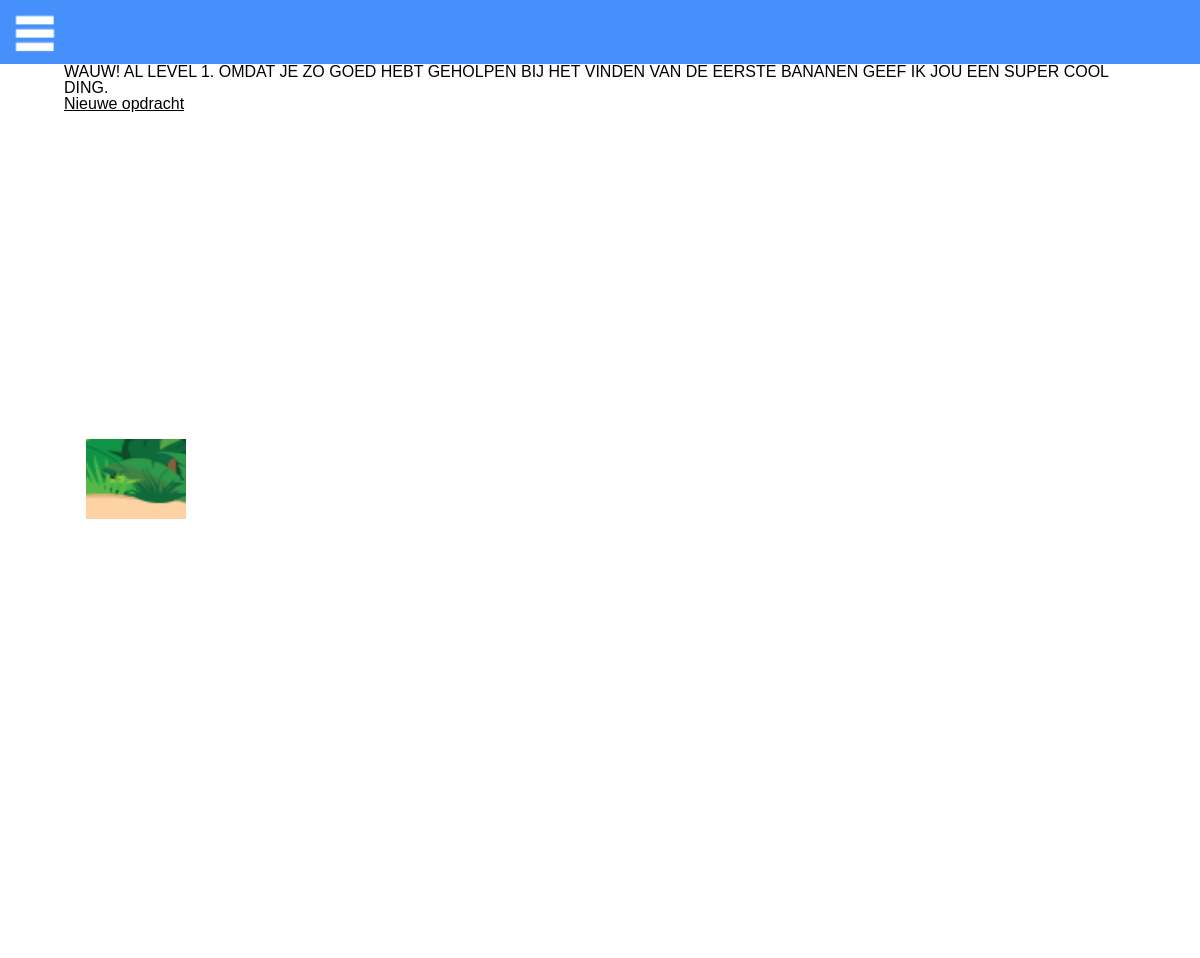
The app's page /pagina.php?paginaNr=5 with its own data.
### tables this page shows
CREATE TABLE IF NOT EXISTS `tblpaginas` (
  `PaginaID` int(10) NOT NULL AUTO_INCREMENT,
  `VerhaalID` int(10) NOT NULL,
  `PaginaNummer` int(10) NOT NULL,
  `Prijs` tinyint(1) NOT NULL,
  `Wachtwoord` tinyint(1) NOT NULL,
  `Score` tinyint(1) NOT NULL,
  `Omschrijving` text NOT NULL,
  PRIMARY KEY (`PaginaID`),
  KEY `VerhaalID` (`VerhaalID`)
);

CREATE TABLE IF NOT EXISTS `tblafbeeldingen` (
  `AfbeeldingID` int(11) NOT NULL AUTO_INCREMENT,
  `VerhaalID` int(11) NOT NULL,
  `ScoreVolImg` text NOT NULL,
  `ScoreLeegImg` text NOT NULL,
  `PrijsImg` text NOT NULL,
  `startImg` text NOT NULL,
  PRIMARY KEY (`AfbeeldingID`),
  KEY `VerhaalID` (`VerhaalID`)
);

### classes/Pagina.class.php (called while the page is built, shortened)
<?php
include_once("classes/db.class.php");
class Pagina
{
    public function getpagina($paginaNr, $verhaalid){
    $db = new database();
    $sql = "select * from tblpaginas p, tblafbeeldingen a
where paginanummer = ".$paginaNr."
and p.verhaalid =".$verhaalid."
and p.verhaalid = a.verhaalid";
        return $db->conn->query($sql);
    }
}

### classes/db.class.php (called while the page is built, shortened)
<?php
	class Database
	{
		private $m_sHost = "localhost";
		private $m_sUser = "root";
		private $m_sPassword = "";
		private $m_sDatabase = "eindwerk";
		public function __construct()
		{
			$this->conn = new mysqli($this->m_sHost, $this->m_sUser, $this->m_sPassword, $this->m_sDatabase);
		}
	}
?>

### pagina.php (the view, shortened to what this page needs)
<?php
include_once("classes/Pagina.class.php");
$pagina = new Pagina();
$paginaNr = $_GET["paginaNr"];
$result = $pagina->getpagina($paginaNr,1);
$res = $result->fetch_assoc();
?>
<!DOCTYPE html>
<html lang="nl">
<head>
	<link rel="stylesheet" type="text/css" href="css/reset.css"/>
	<link rel="stylesheet" type="text/css" href="css/style.css"/>
    <link rel="stylesheet" type="text/css" media="screen" href="css/mediaqueries.css"/>
</head>
<body>
  <ul class="navigation">
    <li class="nav-item"><a href="index.php">MIJN OPDRACHTEN</a></li>
    <li class="nav-item"><a href="mijnverhalen.php">MIJN VERHALEN</a></li>
    <li class="nav-item"><a href="help.php">HELP</a></li>
</ul>
<label for="nav-trigger"></label>
<div class="site-wrap">
<?php
$buttonText = "Nieuwe opdracht";
if ($res['Prijs']==1){
    echo "<img src=".$res['PrijsImg']." alt=".$res['Omschrijving']." class='foto'/>";
}
if ($res['Omschrijving'] != null){
    echo $res['Omschrijving'];
}
?>
    <a href="pagina.php?paginaNr=<?php $paginaNr++; echo $paginaNr?>"><?php echo $buttonText?></a></div>
</body>
</html>

### css/style.css (style rules this page uses)
body { background-color: #489DF9; font-family: 'robotomedium' , sans-serif; }
p,a, label { color:black; display: block; }
.navigation { list-style: none; background: #F5683D; width: 100%; height: 100%; position: fixed; top: 0; right: 0; bottom: 0; left: 0; z-index: -1; font-family: 'robotomedium' , sans-serif; font-weight: 200; font-size: 30px; margin-top: 110px; }
.navigation .nav-item { background-color: white; height: 80px; margin-top: 20px; }
.navigation .nav-item a { text-decoration: none; color: #F5683D; padding: 0.5em 1em 0.5em 1.5em; position: absolute; margin-top: 12px; }
.site-wrap { position: relative; top: 0; left: 0; z-index: 1; padding: 4em; background-image: url(../images/banner.png); background-repeat: no-repeat; background-position: top; background-color: white; background-size: 100%; height: 830px; }
label[for="nav-trigger"] { position: fixed; top: 15px; left: 15px; z-index: 2; }
label[for="nav-trigger"] { width: 40px; height: 40px; cursor: pointer; background-image: url("../images/menu.png"); background-repeat: no-repeat; background-size: contain; }
img.foto { width: 100px; height: 80px; position: absolute; top: 50%; transform: translate(22%, -50%); }

### records on screen
tblpaginas: tblafbeeldingen.PrijsImg (picture), Omschrijving "WAUW! AL LEVEL 1. OMDAT JE ZO GOED HEBT GEHOLPEN BIJ HET VINDEN VAN DE EERSTE BANANEN GEEF IK JOU EEN SUPER COOL DING."

### other values on screen
$buttonText "Nieuwe opdracht"
